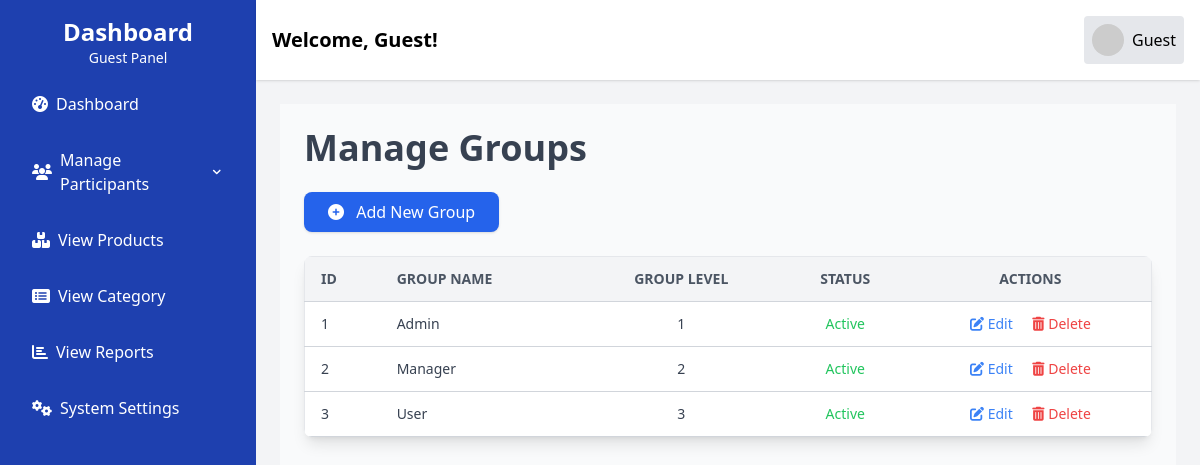
The app's page /User_Management/group_manage.php (signed in) with its own data.
### tables this page shows
CREATE TABLE `user_groups` (
  `id` int(11) NOT NULL,
  `group_name` varchar(150) NOT NULL,
  `group_level` int(11) NOT NULL,
  `group_status` int(1) NOT NULL
);

### User_Management/group_manage.php (the view, shortened to what this page needs)
<?php
require_once '../includes/config.php';
$sql = "SELECT id, group_name , group_level, group_status FROM user_groups";
$stmt = $pdo->query($sql);
$groups = $stmt->fetchAll(PDO::FETCH_ASSOC);
$content = '
    <div class="p-6 bg-gray-50 min-h-screen">
        <h1 class="text-4xl font-bold mb-6 text-gray-700">Manage Groups</h1>
        <button onclick="openAddGroupModal()" class="bg-blue-600 text-white px-6 py-2 rounded-lg mb-6 shadow hover:bg-blue-700 transition-all">
            <i class="fas fa-plus-circle mr-2"></i> Add New Group
        </button>';
$content .= '
        <div class="overflow-x-auto rounded-lg shadow-lg">
            <table class="min-w-full bg-white border-collapse border border-gray-200">
                <thead class="bg-gray-100 text-gray-600 text-sm uppercase">
                    <tr>
                        <th class="py-3 px-4 text-left border-b border-gray-300">ID</th>
                        <th class="py-3 px-4 text-left border-b border-gray-300">Group Name</th>
                        <th class="py-3 px-4 text-center border-b border-gray-300">Group Level</th>
                        <th class="py-3 px-4 text-center border-b border-gray-300">Status</th>
                        <th class="py-3 px-4 text-center border-b border-gray-300">Actions</th>
                    </tr>
                </thead>
                <tbody class="text-gray-700 text-sm">';
if (count($groups) > 0) {
    foreach ($groups as $group) {
        $content .= '
                    <tr class="hover:bg-gray-50">
                        <td class="py-3 px-4 border-b border-gray-300">' . $group['id'] . '</td>
                        <td class="py-3 px-4 border-b border-gray-300">' . htmlspecialchars($group['group_name']) . '</td>
                        <td class="py-3 px-4 border-b border-gray-300 text-center">' . $group['group_level'] . '</td>
                        <td class="py-3 px-4 border-b border-gray-300 text-center ' . ($group['group_status'] == 1 ? 'text-green-500' : 'text-red-500') . '">
                            ' . ($group['group_status'] == 1 ? 'Active' : 'Inactive') . '
                        </td>
                        <td class="py-3 px-4 border-b border-gray-300 text-center">
                            <button onclick="openEditModal(' . $group['id'] . ', \'' . addslashes(htmlspecialchars($group['group_name'])) . '\')" class="text-blue-500 hover:underline">
                                <i class="fas fa-edit"></i> Edit
                            </button>
                            <button type="button" onclick="openDeleteModal(' . $group['id'] . ')" class="text-red-500 hover:underline ml-4">
                                <i class="fas fa-trash-alt"></i> Delete
                            </button>
                        </td>
                    </tr>';
    }
} else {
    $content .= '
                    <tr>
                        <td colspan="3" class="py-6 px-4 text-center text-gray-500">No groups found</td>
                    </tr>';
}
$content .= '
                </tbody>
            </table>
        </div>
    </div>';
?>
<?php
include '../layouts/layout.php';
?>

### records on screen
user_groups: id "1", group_name "Admin", group_level "1", group_status "Active"
user_groups: id "2", group_name "Manager", group_level "2", group_status "Active"
user_groups: id "3", group_name "User", group_level "3", group_status "Active"

### other values on screen
$user_group "Guest"
$user_name "Guest"
